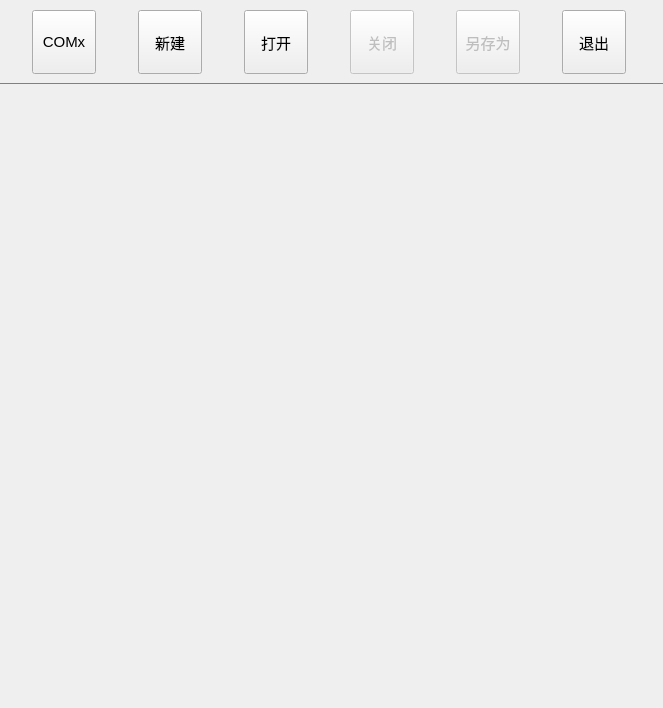
<?xml version="1.0" encoding="UTF-8"?>
<ui version="4.0">
 <class>MainWidget</class>
 <widget class="QWidget" name="MainWidget">
  <property name="geometry">
   <rect>
    <x>0</x>
    <y>0</y>
    <width>663</width>
    <height>708</height>
   </rect>
  </property>
  <property name="windowTitle">
   <string>Form</string>
  </property>
  <property name="styleSheet">
   <string notr="true">* {
  font-size: 13pt;
}

QWidget#leftToolWidget,#leftFuncWidget {
  border-right: 1px solid gray;
}

QWidget#topToolWidget {
  border-bottom: 1px solid gray;
}

QStatusBar {
  border-top: 1px solid gray;
}</string>
  </property>
  <layout class="QVBoxLayout" name="mainLayout">
   <property name="spacing">
    <number>0</number>
   </property>
   <property name="leftMargin">
    <number>0</number>
   </property>
   <property name="topMargin">
    <number>0</number>
   </property>
   <property name="rightMargin">
    <number>0</number>
   </property>
   <property name="bottomMargin">
    <number>0</number>
   </property>
   <item>
    <widget class="QWidget" name="topToolWidget" native="true">
     <property name="sizePolicy">
      <sizepolicy hsizetype="Expanding" vsizetype="Fixed">
       <horstretch>0</horstretch>
       <verstretch>0</verstretch>
      </sizepolicy>
     </property>
     <property name="styleSheet">
      <string notr="true">* {
  font-size: 11pt;
}</string>
     </property>
     <layout class="QHBoxLayout" name="topToolLayout">
      <property name="spacing">
       <number>10</number>
      </property>
      <property name="leftMargin">
       <number>0</number>
      </property>
      <property name="topMargin">
       <number>10</number>
      </property>
      <property name="rightMargin">
       <number>0</number>
      </property>
      <property name="bottomMargin">
       <number>10</number>
      </property>
      <item>
       <widget class="QToolButton" name="comToolButton">
        <property name="sizePolicy">
         <sizepolicy hsizetype="Fixed" vsizetype="Fixed">
          <horstretch>0</horstretch>
          <verstretch>0</verstretch>
         </sizepolicy>
        </property>
        <property name="minimumSize">
         <size>
          <width>64</width>
          <height>64</height>
         </size>
        </property>
        <property name="maximumSize">
         <size>
          <width>64</width>
          <height>64</height>
         </size>
        </property>
        <property name="styleSheet">
         <string notr="true"/>
        </property>
        <property name="text">
         <string>COMx</string>
        </property>
        <property name="iconSize">
         <size>
          <width>40</width>
          <height>40</height>
         </size>
        </property>
        <property name="toolButtonStyle">
         <enum>Qt::ToolButtonTextUnderIcon</enum>
        </property>
       </widget>
      </item>
      <item>
       <widget class="QToolButton" name="createToolButton">
        <property name="minimumSize">
         <size>
          <width>64</width>
          <height>64</height>
         </size>
        </property>
        <property name="maximumSize">
         <size>
          <width>64</width>
          <height>64</height>
         </size>
        </property>
        <property name="text">
         <string>新建</string>
        </property>
        <property name="iconSize">
         <size>
          <width>40</width>
          <height>40</height>
         </size>
        </property>
        <property name="toolButtonStyle">
         <enum>Qt::ToolButtonTextUnderIcon</enum>
        </property>
       </widget>
      </item>
      <item>
       <widget class="QToolButton" name="openToolButton">
        <property name="minimumSize">
         <size>
          <width>64</width>
          <height>64</height>
         </size>
        </property>
        <property name="maximumSize">
         <size>
          <width>64</width>
          <height>64</height>
         </size>
        </property>
        <property name="text">
         <string>打开</string>
        </property>
        <property name="iconSize">
         <size>
          <width>40</width>
          <height>40</height>
         </size>
        </property>
        <property name="toolButtonStyle">
         <enum>Qt::ToolButtonTextUnderIcon</enum>
        </property>
       </widget>
      </item>
      <item>
       <widget class="QToolButton" name="closeToolButton">
        <property name="enabled">
         <bool>false</bool>
        </property>
        <property name="minimumSize">
         <size>
          <width>64</width>
          <height>64</height>
         </size>
        </property>
        <property name="maximumSize">
         <size>
          <width>64</width>
          <height>64</height>
         </size>
        </property>
        <property name="text">
         <string>关闭</string>
        </property>
        <property name="iconSize">
         <size>
          <width>40</width>
          <height>40</height>
         </size>
        </property>
        <property name="toolButtonStyle">
         <enum>Qt::ToolButtonTextUnderIcon</enum>
        </property>
       </widget>
      </item>
      <item>
       <widget class="QToolButton" name="saveToolButton">
        <property name="enabled">
         <bool>false</bool>
        </property>
        <property name="minimumSize">
         <size>
          <width>64</width>
          <height>64</height>
         </size>
        </property>
        <property name="maximumSize">
         <size>
          <width>64</width>
          <height>64</height>
         </size>
        </property>
        <property name="text">
         <string>另存为</string>
        </property>
        <property name="iconSize">
         <size>
          <width>40</width>
          <height>40</height>
         </size>
        </property>
        <property name="toolButtonStyle">
         <enum>Qt::ToolButtonTextUnderIcon</enum>
        </property>
       </widget>
      </item>
      <item>
       <widget class="QToolButton" name="exitToolButton">
        <property name="minimumSize">
         <size>
          <width>64</width>
          <height>64</height>
         </size>
        </property>
        <property name="maximumSize">
         <size>
          <width>64</width>
          <height>64</height>
         </size>
        </property>
        <property name="text">
         <string>退出</string>
        </property>
        <property name="iconSize">
         <size>
          <width>40</width>
          <height>40</height>
         </size>
        </property>
        <property name="toolButtonStyle">
         <enum>Qt::ToolButtonTextUnderIcon</enum>
        </property>
       </widget>
      </item>
     </layout>
    </widget>
   </item>
   <item>
    <layout class="QHBoxLayout" name="centralLayout">
     <property name="spacing">
      <number>0</number>
     </property>
     <item>
      <widget class="QWidget" name="leftToolWidget" native="true">
       <property name="sizePolicy">
        <sizepolicy hsizetype="Fixed" vsizetype="Expanding">
         <horstretch>0</horstretch>
         <verstretch>0</verstretch>
        </sizepolicy>
       </property>
       <property name="styleSheet">
        <string notr="true">QPushButton { font-size: 36px; }</string>
       </property>
       <layout class="QVBoxLayout" name="leftToolLayout">
        <property name="spacing">
         <number>0</number>
        </property>
        <property name="sizeConstraint">
         <enum>QLayout::SetDefaultConstraint</enum>
        </property>
        <property name="leftMargin">
         <number>0</number>
        </property>
        <property name="topMargin">
         <number>0</number>
        </property>
        <property name="rightMargin">
         <number>0</number>
        </property>
        <property name="bottomMargin">
         <number>0</number>
        </property>
       </layout>
      </widget>
     </item>
     <item>
      <widget class="QWidget" name="leftFuncWidget" native="true">
       <property name="sizePolicy">
        <sizepolicy hsizetype="Fixed" vsizetype="Expanding">
         <horstretch>0</horstretch>
         <verstretch>0</verstretch>
        </sizepolicy>
       </property>
       <property name="styleSheet">
        <string notr="true"/>
       </property>
       <layout class="QHBoxLayout" name="leftFuncLayout">
        <property name="spacing">
         <number>0</number>
        </property>
        <property name="leftMargin">
         <number>0</number>
        </property>
        <property name="topMargin">
         <number>0</number>
        </property>
        <property name="rightMargin">
         <number>0</number>
        </property>
        <property name="bottomMargin">
         <number>0</number>
        </property>
       </layout>
      </widget>
     </item>
     <item>
      <widget class="QWidget" name="centralWidget" native="true"/>
     </item>
    </layout>
   </item>
  </layout>
 </widget>
 <resources/>
 <connections/>
</ui>
